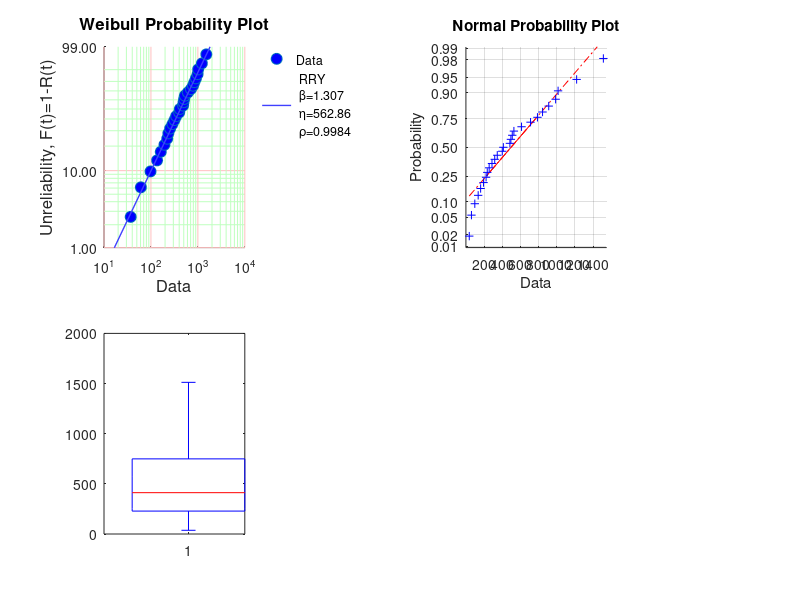

Write MATLAB code to recreate this figure.
clear all
clc
x=[37,61,98,135,162,194,222,235,256,287,317,345,400,412,484,495,510,528,612,711,787,843,911,987,1014,1218,1512];

%pravdepodobnostni papiry
subplot(2,2,1);
plot=wblplot(x);
subplot(2,2,2);
plot=normplot(x);
subplot(2,2,3);
plot=boxplot(x);

%pro vypocet se potrebuje dolni a horni kvartil
q25=quantile(x,0.25);
q75=quantile(x,0.75);

median_dol=median(x)-1.57*(q75-q25)/sqrt(length(x))
median_hor=median(x)+1.57*(q75-q25)/sqrt(length(x))
